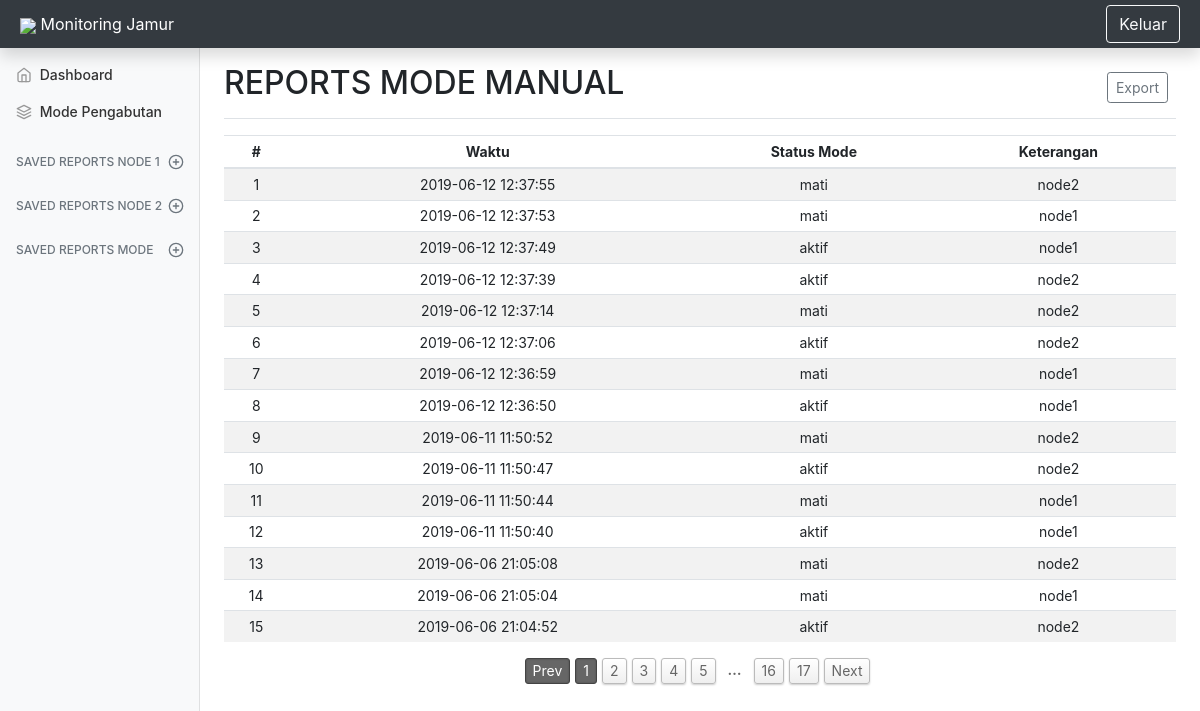
The app's page /reports_manual.php (signed in) with its own data.
### tables this page shows
CREATE TABLE `reports_mode_manual` (
  `id_mode_manual` int(100) NOT NULL,
  `status` varchar(50) NOT NULL,
  `waktu` datetime NOT NULL,
  `keterangan` varchar(100) NOT NULL
);

### reports_manual.php (the view, shortened to what this page needs)
<?php
  include "koneksi.php";
  $limit = 15;
  if (isset($_GET["page"])) { $page  = $_GET["page"]; } else { $page=1; };
  $start_from = ($page-1) * $limit;
   $no = 0;
?>
<!DOCTYPE html>
<html lang="id">
<head>
    <link rel="stylesheet" href="tamp/bootstrap.min.css">
    <link href="css/style.css" rel="stylesheet">
    <link rel="stylesheet" href="dist/simplePagination.css" />
</head>
<body>
	<?php
		include ('navbar.php');
		include ('sidebar.php');
	?>
	<main role="main" class="col-md-9 ml-sm-auto col-lg-10 px-4">
		<div>
      <div class="d-flex justify-content-between flex-wrap flex-md-nowrap align-items-center pt-3 pb-2 mb-3 border-bottom">
      <h1 class="h2" >REPORTS MODE MANUAL</h1>
      <div class="btn-toolbar mb-2 mb-md-0">
        <div class="btn-group mr-2">
          <input type="submit" name="export" value="Export" class="btn btn-sm btn-outline-secondary" onclick="window.location = 'export-to-excel/export-manual.php';">
        </div>
      </div>
      </div>
			<div class="table-responsive">
      <table class="table table-striped table-sm text-center">
          <thead>
            <tr>
              <th>#</th>
              <th>Waktu</th>
              <th>Status Mode</th>
              <th>Keterangan</th>
            </tr>
          </thead>
          <tbody>
            <?php
                $sno = $no + 1;
               $sql = "SELECT * FROM reports_mode_manual ORDER BY id_mode_manual DESC LIMIT $start_from, $limit";
               $hasil = mysqli_query($connect,$sql);
                while ($data = mysqli_fetch_assoc($hasil)){
                    echo "<tr>";
                    echo "<td>".$sno."</td>";
                    echo "<td>".$data['waktu']."</td>";
                    echo "<td>".$data['status']."</td>";
                    echo "<td>".$data['keterangan']."</td>";
                    echo "</tr>";
                    $sno++;
                }?>
          </tbody>
        </table>
      <?php
        $sql = "SELECT COUNT(id_mode_manual) FROM reports_mode_manual";
        $rs_result = mysqli_query($connect, $sql);
        $row = mysqli_fetch_row($rs_result);
        $total_records = $row[0];
        $total_pages = ceil($total_records / $limit);
        $pagLink = "<nav aria-label='Page navigation example' ><ul class='pagination justify-content-center'>";
        for ($i=1; $i<=$total_pages; $i++) {
          $pagLink .= "<li class='page-item' ><a href='reports_manual.php?page=".$i."'>".$i."</a></li>";
        };
        echo $pagLink . "</ul></nav>";
       ?>
      </div>
		</div>
	</main>
	</body>
	</html>

### navbar.php (shortened to what this page needs)
<link href="css/navbar.css" rel="stylesheet">
<header class="headerMaxsimize">
  <nav class="navbar p-0 navbar-expand-md navbar-dark shadow fixed-top bg-dark">
    <a class="navbar-brand" href="panel-home.php"><span><img style="height: 30px;" src="image/icon.png"></span> Monitoring Jamur</a>
    <div class="collapse navbar-collapse" id="navbarCollapse">
        <input style="margin: 0px 20px 0 20px; " class="btn btn-outline-light my-2 my-sm-0" type="submit" value="Keluar" onclick="window.location = 'proseslogout.php';">
    </div>
  </nav>
</header>

### sidebar.php (shortened to what this page needs)
<div class="container-fluid">
      <div class="row">
        <nav class="col-md-2 d-none d-md-block bg-light sidebar">
          <div class="sidebar-sticky">
            <ul class="nav flex-column">
              <li class="nav-item" >
                <a class="nav-link" href="panel-home.php">
                  <span data-feather="home"></span>
                  Dashboard
                </a>
              </li>
              <li class="nav-item">
                <a class="nav-link" href="panel-mode.php">
                  <span data-feather="layers"></span>
                  Mode Pengabutan
                </a>
              </li>
            </ul>
            <h6 class="sidebar-heading d-flex justify-content-between align-items-center px-3 mt-4 mb-1 text-muted">
              <span>Saved reports NODE 1</span>
              <a class="d-flex align-items-center text-muted" href="#" onclick="show_hide1();">
                <span data-feather="plus-circle" ></span>
              </a>
            </h6>
            <ul class="nav flex-column mb-2">
              <h6 class="sidebar-heading d-flex justify-content-between align-items-center px-3 mt-4 mb-1 text-muted">
              <span>Saved reports NODE 2</span>
              <a class="d-flex align-items-center text-muted" href="#" onclick="show_hide2();">
                <span data-feather="plus-circle"></span>
              </a>
            </h6>
              <h6 class="sidebar-heading d-flex justify-content-between align-items-center px-3 mt-4 mb-1 text-muted">
              <span>Saved reports Mode</span>
              <a class="d-flex align-items-center text-muted" href="#" onclick="show_hide3();">
                <span data-feather="plus-circle"></span>
              </a>
            </h6>
            </ul>
          </div>
        </nav>

### css/style.css (style rules this page uses)
body { font-size: .875rem; }
.feather { width: 16px; height: 16px; vertical-align: text-bottom; }
.sidebar { position: fixed; top: 0; bottom: 0; left: 0; z-index: 100; padding: 48px 0 0; box-shadow: inset -1px 0 0 rgba(0, 0, 0, .1); }
.sidebar-sticky { position: relative; top: 0; height: calc(100vh - 48px); padding-top: .5rem; overflow-x: hidden; overflow-y: auto; }
.sidebar .nav-link { font-weight: 500; color: #333; }
.sidebar .nav-link .feather { margin-right: 4px; color: #999; }
.sidebar-heading { font-size: .75rem; text-transform: uppercase; }
[role="main"] { padding-top: 48px; }
.navbar-brand { margin-left: 20px; padding-top: .75rem; padding-bottom: .75rem; font-size: 1rem; }

### css/navbar.css (style rules this page uses)
.headerMaxsimize { display: block; }

### records on screen
reports_mode_manual: waktu "2019-06-12 12:37:55", status "mati", keterangan "node2"
reports_mode_manual: waktu "2019-06-12 12:37:53", status "mati", keterangan "node1"
reports_mode_manual: waktu "2019-06-12 12:37:49", status "aktif", keterangan "node1"
reports_mode_manual: waktu "2019-06-12 12:37:39", status "aktif", keterangan "node2"
reports_mode_manual: waktu "2019-06-12 12:37:14", status "mati", keterangan "node2"
reports_mode_manual: waktu "2019-06-12 12:37:06", status "aktif", keterangan "node2"
reports_mode_manual: waktu "2019-06-12 12:36:59", status "mati", keterangan "node1"
reports_mode_manual: waktu "2019-06-12 12:36:50", status "aktif", keterangan "node1"
reports_mode_manual: waktu "2019-06-11 11:50:52", status "mati", keterangan "node2"
reports_mode_manual: waktu "2019-06-11 11:50:47", status "aktif", keterangan "node2"
reports_mode_manual: waktu "2019-06-11 11:50:44", status "mati", keterangan "node1"
reports_mode_manual: waktu "2019-06-11 11:50:40", status "aktif", keterangan "node1"
reports_mode_manual: waktu "2019-06-06 21:05:08", status "mati", keterangan "node2"
reports_mode_manual: waktu "2019-06-06 21:05:04", status "mati", keterangan "node1"
reports_mode_manual: waktu "2019-06-06 21:04:52", status "aktif", keterangan "node2"
